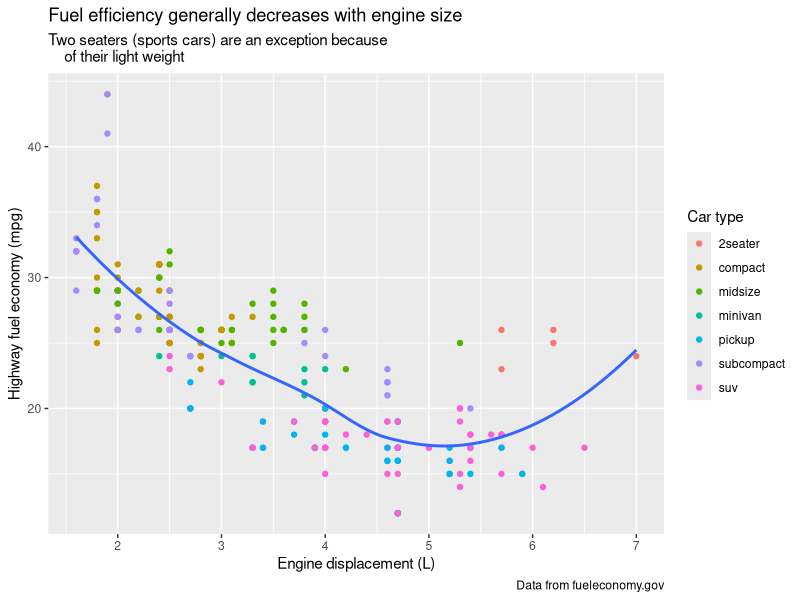
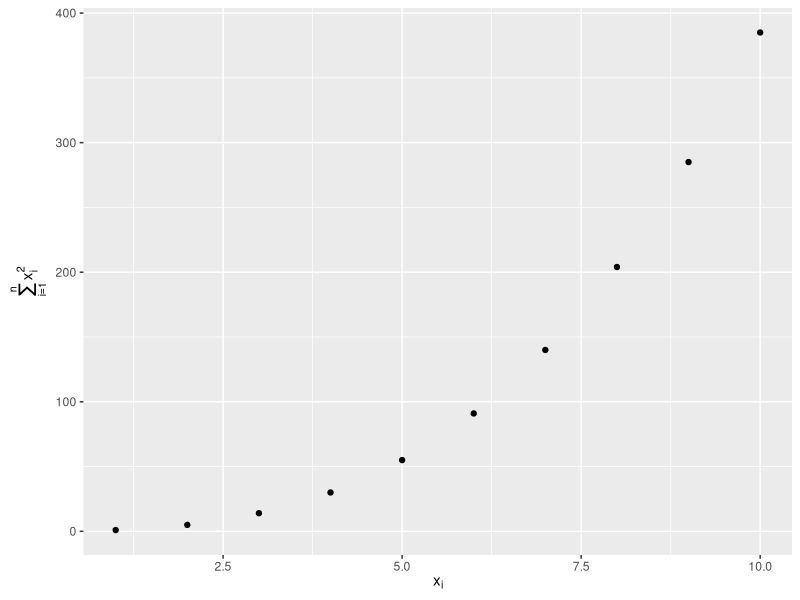
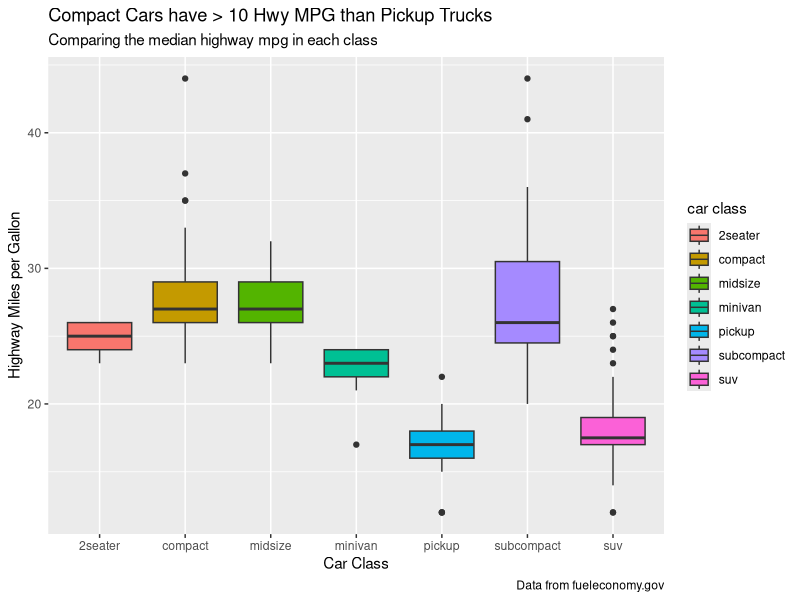

The R script that drew these images, in order: (Note: this script raises an error after producing the figures.)
## ---- chunk 1

library(tidyverse)
library(ggrepel)
library(patchwork)
library(ggthemes)
library(scales)
## ---- chunk 2
ggplot(mpg, aes(x = displ, y = hwy)) +
  geom_point(aes(color = class)) +
  geom_smooth(se = FALSE) +
  labs(
    x = "Engine displacement (L)",
    y = "Highway fuel economy (mpg)",
    color = "Car type",
    title = "Fuel efficiency generally decreases with engine size",
    subtitle = "Two seaters (sports cars) are an exception because 
    of their light weight",
    caption = "Data from fueleconomy.gov"
  )
## ---- chunk 3


df <- tibble(x = 1:10,
             y = cumsum(x ^ 2))

ggplot(df, aes(x, y)) +
  geom_point() +
  labs(x = quote(x[i]),
       y = quote(sum(x[i] ^ 2, i == 1, n)))
## ---- chunk 4


ggplot(
  data = mpg,
  mapping = aes(x = class, y = hwy, fill = class)) +
  geom_boxplot() + 
  labs(
    title = "Compact Cars have > 10 Hwy MPG than Pickup Trucks",
    subtitle = "Comparing the median highway mpg in each class",
    caption = "Data from fueleconomy.gov",
    x = "Car Class",
    y = "Highway Miles per Gallon",
    fill = "car class"
  )
## ---- chunk 5

knitr::include_graphics("images/fueleconomy.png")
## ---- chunk 6
ggplot(mpg, aes(
  x = cty,
  y = hwy,
  color = drv,
  shape = drv
)) +
  geom_point() +
  labs(
    x = "City MPG",
    y = "Highway MPG",
    shape = "Type of\ndrive train",
    color = "Type of\ndrive train"
  )
## ---- chunk 7

label_info <- mpg |>
  group_by(drv) |>
  arrange(desc(displ)) |>
  slice_head(n = 1) |>
  mutate(
    drive_type = case_when(
      drv == "f" ~ "front-wheel drive",
      drv == "r" ~ "rear-wheel drive",
      drv == "4" ~ "4-wheel drive"
    )
  ) |> select(displ, hwy, drv, drive_type)

## ---- chunk 8

ggplot(mpg, aes(x = displ, y = hwy, color = drv)) +
  geom_point(alpha = 0.3) +
  geom_smooth(se = FALSE) +
  geom_text(
    data = label_info,
    aes(x = displ, y = hwy, label = drive_type),
    fontface = "bold",
    size = 5,
    hjust = "right",
    vjust = "bottom"
  ) +
  theme(legend.position = "none")
## ---- chunk 9

ggplot(mpg, aes(x = displ, y = hwy, color = drv)) +
  geom_point(alpha = 0.3) +
  geom_smooth(se = FALSE) +
  geom_label_repel(
    data = label_info,
    aes(x = displ, y = hwy, label = drive_type),
    fontface = "bold",
    size = 5,
    nudge_y = 2
  ) +
  theme(legend.position = "none")
## ---- chunk 10

potential_outliers <- mpg |>
  filter(hwy > 40 | (hwy > 20 & displ > 5))

ggplot(mpg, aes(x = displ, y = hwy)) +
  geom_point() +
  geom_text_repel(data = potential_outliers, aes(label = model)) +
  geom_point(data = potential_outliers, color = "red") +
  geom_point(
    data = potential_outliers,
    color = "red", size = 3, shape = "circle open"
  )
## ---- chunk 11
trend_text <- str_wrap("Larger engine sizes tend to have lower fuel economy.", width = 30)
## ---- chunk 12

ggplot(mpg, aes(x = displ, y = hwy)) +
  geom_point() +
  annotate(
    geom = "label",
    x = 3.5,
    y = 38,
    label = trend_text, # the text to display
    hjust = "left",
    color = "red"
  ) +
  annotate(
    geom = "segment",
    x = 3, # start of the line
    y = 35,
    xend = 5, # end of the line
    yend = 25,
    color = "red",
    arrow = arrow(type = "closed") # add an arrow head
  )


## ---- chunk 13

# We can use similar code as the example in the text. However, I need to use `vjust` and `hjust` in order for the text to appear in the plot, and these need to be different for each corner. But, `geom_text()` takes `hjust` and `vjust` as aesthetics, I can add them to the data and mappings, and use a single `geom_text()` call instead of four different `geom_text()` calls with four different data arguments, and four different values of `hjust` and `vjust` arguments.

label <- tibble(
  displ = c(Inf, Inf, -Inf, -Inf),
  hwy = c(Inf, -Inf, Inf, -Inf),
  label = c("Top right", "Bottom right", "Top left", "Bottom left"),
  vjust = c("top", "bottom", "top", "bottom"),
  hjust = c("right", "right", "left", "left")
)

ggplot(mpg, aes(displ, hwy)) +
  geom_point() +
  geom_text(aes(
    x = displ,
    y = hwy,
    label = label,
    vjust = vjust,
    hjust = hjust
  ),
  data = label)
## ---- chunk 14
ggplot(mpg, aes(displ, hwy)) +
  geom_point() 
## ---- chunk 15

ggplot(mpg, aes(displ, hwy)) + geom_point() +
  annotate(
    "point",
    x = 5,
    y = 35,
    color = "red",
    shape = 24,
    size = 5,
    fill = "blue"
  )


## ---- chunk 16

g <- ggplot(mpg, aes(displ, hwy)) + geom_point()


label <- tibble(displ = Inf,
                hwy = Inf,
                label = "Increasing engine size is \nrelated to decreasing fuel economy.")
## ---- chunk 17

#  If the facet variable is not specified, the text is drawn in all facets.


g +  geom_text(
  aes(label = label),
  data = label,
  color = "red",
  vjust = "top",
  hjust = "right",
  size = 4
)

# with facet wrap
g +  geom_text(
  aes(label = label),
  data = label,
  color = "red",
  vjust = "top",
  hjust = "right",
  size = 3
) + facet_wrap( ~ class)
## ---- chunk 18

# To draw the label in only one facet, add a column to the label data frame with the value of the faceting variable(s) in which to draw it.

label <- tibble(
  displ = Inf,
  hwy = Inf,
  class = "2seater",
  label = "Increasing engine size is \nrelated to decreasing fuel economy."
)

ggplot(mpg, aes(displ, hwy)) +
  geom_point() +
  geom_text(
    aes(label = label),
    data = label,
    vjust = "top",
    hjust = "right",
    size = 3
  ) + facet_wrap( ~ class)
## ---- chunk 19

# To draw labels in different plots, simply have the faceting variable(s):

label <- tibble(
  displ = Inf,
  hwy = Inf,
  class = unique(mpg$class),
  label = paste0("Label for ", class)
)

ggplot(mpg, aes(displ, hwy)) +
  geom_point() +
  geom_text(aes(label = label),
            data = label, vjust = "top", hjust = "right",
            size = 3
  ) + facet_wrap(~class)
## ---- chunk 20

cat("
-   `angle` : angle of arrow head\n
-   `length` : length of the arrow head\n
-   `ends`: ends of the line to draw arrow head\n
-   `type`: 'open' or 'close': whether the arrow head is a closed or open triangle")

#type
ggplot(data=NULL)+
  annotate(
    geom = "segment",
    x = 1, y = 1, xend = 10, yend = 10, color = "hotpink",
    arrow = arrow(type = "closed")
  )+
  annotate(
    geom = "segment",
    x = 1, y = 2, xend = 9, yend = 10, color = "hotpink",
    arrow = arrow(type = "open")
  )

#angle
ggplot(data=NULL)+
  annotate(
    geom = "segment",
    x = 1, y = 1, xend = 10, yend = 10, color = "hotpink",
    arrow = arrow(angle = 1)
  )+
  annotate(
    geom = "segment",
    x = 1, y = 2, xend = 9, yend = 10, color = "hotpink",
    arrow = arrow(angle = 100)
  )

#length
ggplot(data = NULL) +
  annotate(
    geom = "segment",
    x = 1, y = 1, xend = 10, yend = 10, color = "hotpink",
    arrow = arrow(length = unit(0.1, "inches"))
  ) +
  annotate(
    geom = "segment",
    x = 1, y = 2, xend = 9, yend = 10, color = "hotpink",
    arrow = arrow(length = unit(1, "inches"))
  )

#ends
ggplot(data = NULL) +
  annotate(
    geom = "segment",
    x = 1, y = 1, xend = 10, yend = 10, color = "hotpink",
    arrow = arrow(ends = "both")
  ) +
  annotate(
    geom = "segment",
    x = 1, y = 2, xend = 9, yend = 10, color = "hotpink",
    arrow = arrow(ends = "last")
  ) +
  annotate(
    geom = "segment",
    x = 2, y = 1, xend = 10, yend = 9, color = "hotpink",
    arrow = arrow(ends = "first")
  )
## ---- chunk 21

ggplot(mpg, aes(x = displ, y = hwy)) +
  geom_point(aes(color = class))
## ---- chunk 22

ggplot(mpg, aes(x = displ, y = hwy)) +
  geom_point(aes(color = class)) +
  scale_x_continuous() +
  scale_y_continuous() +
  scale_color_discrete()
## ---- chunk 23

ggplot(mpg, aes(x = displ, y = hwy, color = drv)) +
  geom_point() +
  scale_y_continuous(breaks = seq(15, 40, by = 5)) 
## ---- chunk 24
ggplot(mpg, aes(x = displ, y = hwy, color = drv)) +
  geom_point() +
  scale_x_continuous(labels = NULL) +
  scale_y_continuous(labels = NULL) +
  scale_color_discrete(labels = c("4" = "4-wheel", "f" = "front", "r" = "rear"))
## ---- chunk 25

# Left-# Right
ggplot(diamonds, aes(x = price, y = cut)) +
  geom_boxplot(alpha = 0.05) +
  scale_x_continuous(labels = label_dollar()) + ggplot(diamonds, aes(x = price, y = cut)) +
  geom_boxplot(alpha = 0.05) +
  scale_x_continuous(
    labels = label_dollar(scale = 1 / 1000, suffix = "K"),
    breaks = seq(1000, 19000, by = 6000)
  )
## ---- chunk 26

ggplot(diamonds, aes(x = cut, fill = clarity)) +
  geom_bar(position = "fill") +
  scale_y_continuous(name = "Percentage", labels = label_percent())
## ---- chunk 27

base <- ggplot(mpg, aes(x = displ, y = hwy)) +
  geom_point(aes(color = class))

# the default  right, then left
p1 <- base + theme(legend.position = "right") 

p2 <- base + theme(legend.position = "left")

# then top, then bottom
p3 <- base +
  theme(legend.position = "top") +
  guides(color = guide_legend(nrow = 3)) 

p4 <- base +
  theme(legend.position = "bottom") +
  guides(color = guide_legend(nrow = 3))

p1 + p2 + p3 + p4
## ---- chunk 28
ggplot(mpg, aes(x = displ, y = hwy)) +
  geom_point(aes(color = class)) +
  geom_smooth(se = FALSE) +
  theme(legend.position = "bottom") +
  guides(color = guide_legend(nrow = 2, override.aes = list(size = 4)))
## ---- chunk 29

# default color palette
p1 <- ggplot(mpg, aes(x = displ, y = hwy)) +
  geom_point(aes(color = drv)) 

# RColorBrewer palette
p2 <- ggplot(mpg, aes(x = displ, y = hwy)) + geom_point(aes(color = drv)) + 
  scale_color_brewer(palette = "Set1")

p1 + p2
## ---- chunk 30

ggplot(mpg, aes(x = displ, y = hwy)) +
  geom_point(aes(color = drv, shape = drv)) +
  scale_color_brewer(palette = "Dark2")
## ---- chunk 31

par(mar = c(0, 3, 0, 0))
RColorBrewer::display.brewer.all()
## ---- chunk 32
# `row_number()` is a function that returns the row number of a data frame
presidential |> 
  mutate(id = 33 + row_number()) |>
  ggplot(aes(x = start, y = id, color = party)) +
  geom_point() +
  geom_segment(aes(xend = end, yend = id)) +
  scale_color_manual(values = c(Republican = "#E81B23", Democratic = "#00AEF3"))
## ---- chunk 33

# All data vs. subsetted data
ggplot(mpg, aes(x = displ, y = hwy)) +
  geom_point(aes(color = drv)) +
  geom_smooth() + mpg |>
  filter(displ >= 5 & displ <= 6 & hwy >= 10 & hwy <= 25) |>
  ggplot(aes(x = displ, y = hwy)) +
  geom_point(aes(color = drv)) +
  geom_smooth()
## ---- chunk 34


# Limiting scale (equivalent to subsetting) vs. zooming in on data
ggplot(mpg, aes(x = displ, y = hwy)) +
  geom_point(aes(color = drv)) +
  geom_smooth() +
  scale_x_continuous(limits = c(5, 6)) +
  scale_y_continuous(limits = c(10, 25)) + ggplot(mpg, 
    aes(x = displ, y = hwy)) + geom_point(aes(color = drv)) +
  geom_smooth() +
  coord_cartesian(xlim = c(5, 6), ylim = c(10, 25))
## ---- chunk 35

suv <- mpg |> filter(class == "suv")
compact <- mpg |> filter(class == "compact")

# suv vs compact
ggplot(suv, aes(x = displ, y = hwy, color = drv)) +
  geom_point() + ggplot(compact, aes(x = displ, y = hwy, color = drv)) +  
  geom_point()
## ---- chunk 36

x_scale <- scale_x_continuous(limits = range(mpg$displ))
y_scale <- scale_y_continuous(limits = range(mpg$hwy))
col_scale <- scale_color_discrete(limits = unique(mpg$drv))

# suv vs. compact on the same scale
ggplot(suv, aes(x = displ, y = hwy, color = drv)) +
  geom_point() +
  x_scale +
  y_scale +
  col_scale + ggplot(compact, aes(x = displ, y = hwy, color = drv)) +
  geom_point() +
  x_scale +
  y_scale +
  col_scale
## ---- chunk 37

df <- tibble(x = rnorm(10000),
             y = rnorm(10000))

ggplot(df) +
  geom_point(aes(x = x, y = y, fill = x)) +
    scale_fill_gradient(low= "yellow", high = "red")
       
## ---- chunk 38

# It does not override the default scale because the colors for the default point `shape = 19` ("filled circle") in `geom_point()` are set by the `color` aesthetic, not the `fill` aesthetic.

ggplot(df) +
  geom_point(aes(x = x, y = y, color = x)) +
    scale_color_gradient(low = "yellow", high = "red")
## ---- chunk 39

# The first argument to every scale is the label for the scale. It is equivalent to using the `labs` function.


ggplot(mpg, aes(displ, hwy)) +
  geom_point(aes(colour = class)) +
  geom_smooth(se = FALSE) +
  labs(
    x = "Engine displacement (L)",
    y = "Highway fuel economy (mpg)",
    colour = "Car type"
  )

ggplot(mpg, aes(displ, hwy)) +
  geom_point(aes(colour = class)) +
  geom_smooth(se = FALSE) +
  scale_x_continuous("Engine displacement (L)") +
  scale_y_continuous("Highway fuel economy (mpg)") +
  scale_colour_discrete("Car type")
## ---- chunk 40

ggplot(diamonds, aes(x = carat, y = price)) +
  geom_point(aes(color = cut), alpha = 1 / 20)
## ---- chunk 41

# The problem with the legend is that the `alpha` value make the colors hard to see. So I'll override the alpha value to make the points solid in the legend.

ggplot(diamonds, aes(carat, price)) +
  geom_point(aes(colour = cut), alpha = 1 / 20) +
  theme(legend.position = "bottom") +
  guides(colour = guide_legend(nrow = 1, override.aes = list(alpha = 1)))
## ---- chunk 42

ggplot(mpg, aes(x = displ, y = hwy)) +
  geom_point(aes(color = class)) +
  geom_smooth(se = FALSE) +
  theme_classic()
## ---- chunk 43

knitr::include_graphics("images/visualization-themes.png")
## ---- chunk 44

ggplot(mpg, aes(x = displ, y = hwy, color = drv)) +
  geom_point() +
  labs(
    title = "Larger engine sizes tend to have lower fuel economy",
    caption = "Source: https://fueleconomy.gov."
  ) +
  theme(
    legend.position = c(0.6, 0.7),
    legend.direction = "horizontal",
    legend.box.background = element_rect(color = "black"),
    plot.title = element_text(face = "bold"),
    plot.title.position = "plot",
    plot.caption.position = "plot",
    plot.caption = element_text(hjust = 0)
  )
## ---- chunk 45

ggplot(mpg, aes(x = displ, y = hwy, color = drv)) +
  geom_point() +
  labs(
    title = "Larger engine sizes tend to have lower fuel economy",
    caption = "Source: https://fueleconomy.gov."
  )
## ---- chunk 46
ggplot(mpg, aes(x = displ, y = hwy, color = drv)) +
  geom_point() +
  labs(
    title = "Larger engine sizes tend to have lower fuel economy",
    caption = "Source: https://fueleconomy.gov."
  ) + theme_solarized()
## ---- chunk 47

ggplot(mpg, aes(x = displ, y = hwy, color = drv)) +
  geom_point() +
  labs(
    title = "Larger engine sizes tend to have lower fuel economy",
    caption = "Source: https://fueleconomy.gov.") + theme_solarized() + 
  theme(axis.text = element_text(color = "blue", face = "bold"))

## ---- chunk 48

p1 <- ggplot(mpg, aes(x = displ, y = hwy)) + 
  geom_point() + 
  labs(title = "Plot 1")
p2 <- ggplot(mpg, aes(x = drv, y = hwy)) + 
  geom_boxplot() + 
  labs(title = "Plot 2")

p1 + p2
## ---- chunk 49

p3 <- ggplot(mpg, aes(x = cty, y = hwy)) +
  geom_point() +
  labs(title = "Plot 3")

(p1 | p3) / p2
## ---- chunk 50

p1 <- ggplot(mpg, aes(x = drv, y = cty, color = drv)) + 
  geom_boxplot(show.legend = FALSE) + 
  labs(title = "Plot 1")

p2 <- ggplot(mpg, aes(x = drv, y = hwy, color = drv)) + 
  geom_boxplot(show.legend = FALSE) + 
  labs(title = "Plot 2")

p3 <- ggplot(mpg, aes(x = cty, color = drv, fill = drv)) + 
  geom_density(alpha = 0.5) + 
  labs(title = "Plot 3")

p4 <- ggplot(mpg, aes(x = hwy, color = drv, fill = drv)) + 
  geom_density(alpha = 0.5) + 
  labs(title = "Plot 4")

p5 <- ggplot(mpg, aes(x = cty, y = hwy, color = drv)) + 
  geom_point(show.legend = FALSE) + 
  facet_wrap(~drv) +
  labs(title = "Plot 5")

(
  guide_area() / (p1 + p2) / (p3 + p4) / p5
) +
  plot_annotation(
    title = "City and highway mileage for cars with different drive trains",
    caption = "Source: https://fueleconomy.gov."
  ) +
  plot_layout(
    guides = "collect",
    heights = c(1, 3, 2, 4)
  ) &
  theme(legend.position = "top")
## ---- chunk 51
  

p1 <- ggplot(mpg, aes(x = displ, y = hwy)) +
  geom_point() +
  labs(title = "Plot 1")
p2 <- ggplot(mpg, aes(x = drv, y = hwy)) +
  geom_boxplot() +
  labs(title = "Plot 2")
p3 <- ggplot(mpg, aes(x = cty, y = hwy)) +
  geom_point() +
  labs(title = "Plot 3")

(p1 | p2) / p3
## ---- chunk 52

# It plots the first plot in the left half of the plot window and the second and third plots in the right half of the plot window; top and bottom.
# This happens because the `/` takes precedence over the `+` or `|` statements, like they do in mathematics: 3 + 4/5 vs. (3 + 4)/5

p1 <- ggplot(mpg, aes(x = displ, y = hwy)) +
  geom_point() +
  labs(title = "Plot 1")
p2 <- ggplot(mpg, aes(x = drv, y = hwy)) +
  geom_boxplot() +
  labs(title = "Plot 2")
p3 <- ggplot(mpg, aes(x = cty, y = hwy)) +
  geom_point() +
  labs(title = "Plot 3")

p1 | p2 / p3
## ---- chunk 53

knitr::include_graphics("images/3plots.png")
## ---- chunk 54

p1 / (p2 + p3) +
  plot_annotation(
    tag_levels = c("A"),
    
    tag_prefix = "Fig. ",
    tag_suffix = ":"
  )
